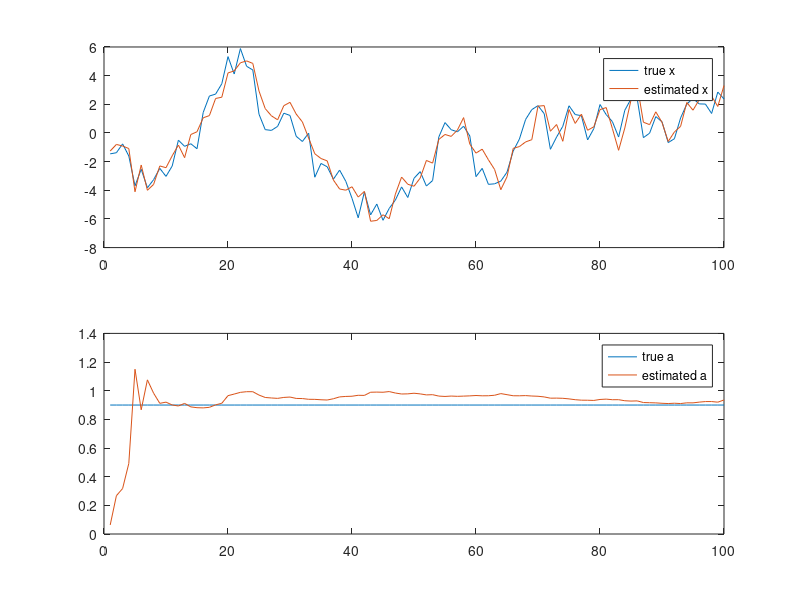

The MATLAB source for this figure:
clear all
close all
clc
%%
% Define parameters
T = 100; % Number of time steps
numParticles = 1000; % Number of particles

% True parameter value
true_a = 0.9;

% Generate synthetic data
true_x = zeros(T,1);
obs_y = zeros(T,1);
true_x(1) = randn; % Initial state
obs_y(1) = true_x(1) + randn; % Initial observation

for t = 2:T
    true_x(t) = true_a * true_x(t-1) + randn;           % State transition equation
    obs_y(t) = true_x(t) + randn;                    % Observation equation
end

% Initialize particles
particles_x = randn(numParticles, 1); % Initialize state particles randomly
particles_a = randn(numParticles, 1); % Initialize parameter particles randomly

% Initialize weights
weights = ones(numParticles, 1) / numParticles;

estimated_x = zeros(T,1);
estimated_a = zeros(T,1);

% SISR Algorithm
for t = 1:T
    % Prediction
    particles_x = particles_a .* particles_x + randn(numParticles, 1);
    
    % Update weights
    likelihood = normpdf(obs_y(t), particles_x, 1); % Measurement likelihood
    weights = weights .* likelihood;
    weights = weights / sum(weights);               % Normalize weights
    
    % Resampling
    resampledIndices = randsample(1:numParticles, numParticles, true, weights);
    particles_x = particles_x(resampledIndices);
    particles_a = particles_a(resampledIndices);
    weights = ones(numParticles, 1) / numParticles;
    
    % Parameter estimation (weighted mean)
    estimated_a(t) = sum(weights .* particles_a);
    
    % State estimation (weighted mean)
    estimated_x(t) = sum(weights .* particles_x);
end


%%
figure()
subplot(2,1,1)
plot(1:T,true_x)
hold on
plot(1:T,estimated_x)
legend('true x', 'estimated x')

subplot(2,1,2)
plot(1:T,true_a*ones(T,1))
hold on
plot(1:T,estimated_a)
legend('true a', 'estimated a')